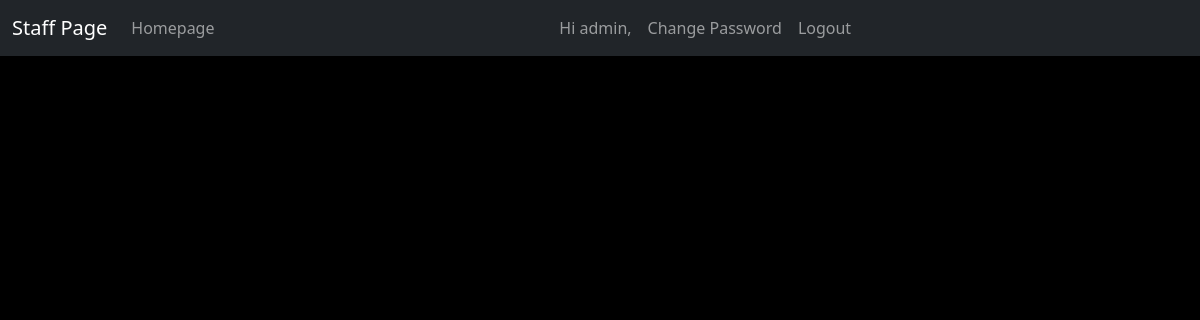
The page /staff/table/ (signed in) on the database as committed earlier.
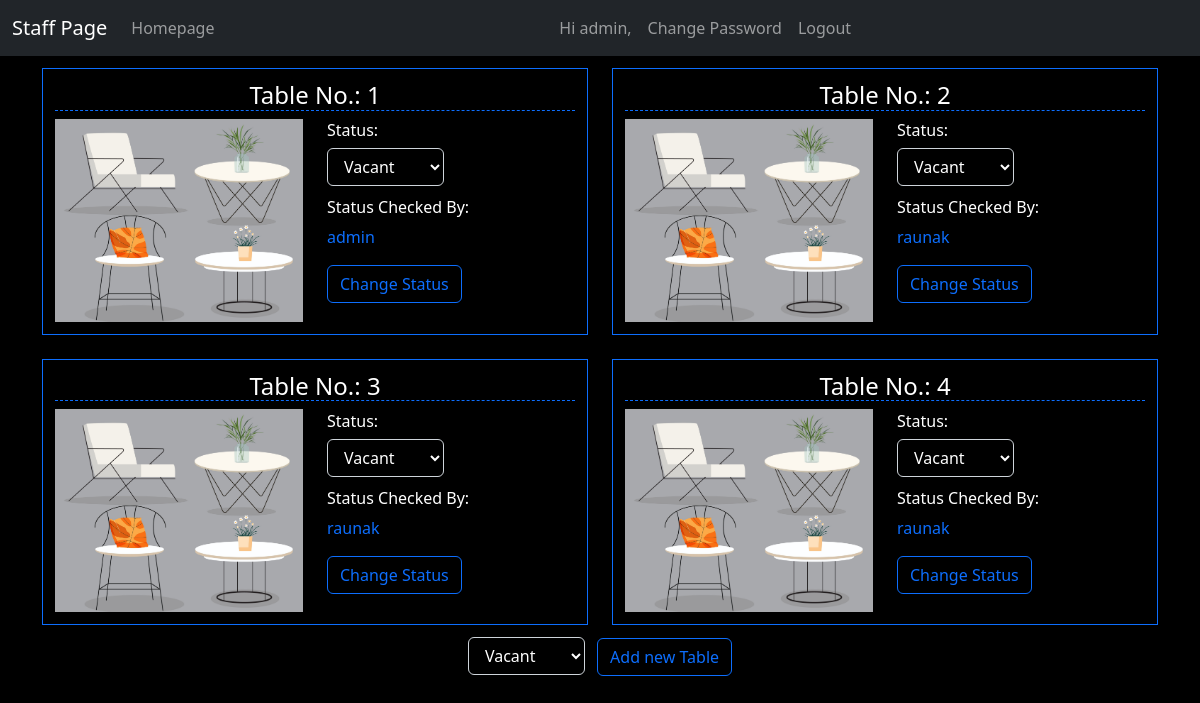
The same page on the database as committed later.
### restaurant_management_app/models.py (models this page shows)
class table_detail(models.Model):
    dateandtime = models.DateTimeField('Created At:', max_length=250)
    createdBy = models.CharField('Created By:', max_length=250)
    table_no = models.IntegerField('Table No.:')
    table_status = models.CharField('Table Status:', max_length=250)
    table_status_checked_by = models.CharField('Status Checked By:', max_length=250)

### restaurant_management_app/views.py (the view)
# urls.py: path('table/', table_mgmt, name='table-management'),
def table_mgmt(request):
    if request.method == 'POST':
        if 'username' in request.POST:
            login_anywhere(request)
        elif 'New_table_status' in request.POST:
            last_table_no = int(table_detail.objects.last().table_no)
            table_detail.objects.create(dateandtime=datetime.datetime.now().strftime("%Y-%m-%d %H:%M:%S"), createdBy=request.user.username, table_no=last_table_no+1, table_status=request.POST['New_table_status'], table_status_checked_by=request.user.username)
            messages.success(request, 'New Table Record Added Successfully.')
        else:
            table_id = request.POST['table_id']
            messages.success(request, f'Status of Table No. {table_id} was changed from {table_detail.objects.get(table_no=table_id).table_status} to {request.POST["table_status_change"]}')
            table_detail.objects.filter(table_no=table_id).update(table_status=request.POST['table_status_change'])
        tables = table_detail.objects.all()
        if str(request.user.groups.filter(name='management')) == "<QuerySet [<Group: management>]>" or str(request.user.groups.filter(name='super-management')) == "<QuerySet [<Group: super-management>]>":
                context = {'group': 'has_group', 'tables': tables}
        else:
            context = {'tables': tables}
        return render(request, 'staff/table_mgmt.html', context)
    else:
        tables = table_detail.objects.all()
        if str(request.user.groups.filter(name='management')) == "<QuerySet [<Group: management>]>" or str(request.user.groups.filter(name='super-management')) == "<QuerySet [<Group: super-management>]>":
                context = {'group': 'has_group', 'tables': tables}
        else:
            context = {'tables':tables}
        return render(request, 'staff/table_mgmt.html', context)

### restaurant_management_app/templates/staff/table_mgmt.html (shortened to what this page needs)
<html lang="en">
<head>
    <link href="https://cdn.jsdelivr.net/npm/bootstrap@5.2.0-beta1/dist/css/bootstrap.min.css" rel="stylesheet"
>
    <link href="https://cdn.jsdelivr.net/npm/bootstrap-icons@1.4.1/font/bootstrap-icons.css" rel="stylesheet">
</head>
<body style="background: #000;">
    {% load static %}
    <main>
        <section class="nav-section">
            {% include 'staff/navbar.html' %}
        </section>
        {% if user.is_authenticated %}
            {% if tables %}
                <div class="tables-section">
                    <div class="container">
                        <div class="row">
                            {% for table in tables %}
                                <div class="col-lg-6 col-md-6 col-sm-12 col-xs-12">
                                    <div class="tables-div">
                                        <div class="row">
                                            <div class="col-12">
                                                <h4 style="border-bottom: 1px dashed rgb(13, 110, 253); text-align:center;">Table No.: {{ table.table_no }}</h4>
                                            </div>
                                            <div class="col-6">
                                                <center>
                                                    <img src="{% static 'images/tableChairs.jpg' %}" width="100%" height="auto" alt="">
                                                </center>
                                            </div>
                                            <div style="display: grid; align-content: center;" class="col-6">
                                                <form method="post">
                                                    <h6>Status:</h6>
                                                    {% if table.table_status == 'Vacant' %}
                                                        <select name="table_status_change" id="table_status">
                                                            <option>Vacant</option>
                                                        </select>
                                                    {% elif table.table_status == 'Occupied' %}
                                                        <select name="table_status_change" id="table_status">
                                                            <option>Occupied</option>
                                                            <option>Reserved</option>
                                                            <option>Vacant</option>
                                                        </select>
                                                    {% else %}
                                                        <select name="table_status_change" id="table_status">
                                                            <option>Reserved</option>
                                                            <option>Occupied</option>
                                                            <option>Vacant</option>
                                                        </select>
                                                    {% endif %}
                                                    <div>
                                                        <h6 style="margin-top: 12px;">Status Checked By: </h6>
                                                        <p style="color: rgb(13, 110, 253);">{{ table.table_status_checked_by }}</p>
                                                    </div>
                                                    {% if group %}
                                                        <button type="submit" class="btn btn-outline-primary">Change Status</button>
                                                    {% endif %}
                                                </form>
                                            </div>
                                        </div>
                                    </div>
                                </div>
                            {% endfor %}
                        </div>
                        {% if group %}
                            <div class="col-12">
                                <form method="post">
                                    <center>
                                        <select name="New_table_status" id="table_status">
                                            <option>Vacant</option>
                                        </select>
                                        <button style="margin-left: 8px; margin-top: -2px !important;" class="btn btn-outline-primary">Add new Table</button>
                                    </center>
                                </form>
                            </div>
                        {% endif %}
                    </div>
                </div>
            {% endif %}
        {% else %}
            {% include 'staff/not_logged_in.html' %}
        {% endif %}
    </main>
</body>
</html>

### restaurant_management_app/templates/staff/navbar.html (shortened to what this page needs)
<nav class="navbar navbar-expand-lg navbar-dark bg-dark">
    <div class="container-fluid">
        <a class="navbar-brand">Staff Page</a>
        <div class="collapse navbar-collapse" id="navbarSupportedContent">
            <ul class="navbar-nav me-auto mb-2 mb-lg-0">
                <li class="nav-item">
                    <a class="nav-link" href="{% url 'logIn_staff' %}">Homepage</a>
                </li>
            </ul>
            {% if user.is_authenticated %}
                <ul class="navbar-nav me-auto mb-2 mb-lg-0">
                    <li class="nav-item">
                        <a class="nav-link">Hi {{ user.username }},</a>
                    </li>
                    <li class="nav-item">
                        <a class="nav-link" href="{% url 'change-password' %}">Change Password</a>
                    </li>
                    <li class="nav-item">
                        <a class="nav-link" href="{% url 'logout' %}">Logout</a>
                    </li>
                </ul>
            {% endif %}
        </div>
    </div>
</nav>

### restaurant_management_app/templates/staff/table_mgmt.html (style rules this page uses)
body { color: #fff; }
option { background-color: #000; color: #fff; }
.tables-div { padding: 12px !important; border: 1px solid rgb(13, 110, 253) !important; margin-top: 12px !important; margin-bottom: 12px !important; }
#table_status { padding: 0.375rem 0.75rem; font-size: 1rem; font-weight: 400; line-height: 1.5; background-clip: padding-box; border: 1px solid #ced4da; border-radius: 0.375rem; transition: border-color .15s ease-in-out,box-shadow .15s ease-in-out; background-color: #000; color: #fff; }

Rows that differ between the two databases and show on the page:
added table_detail: table_no "1", table_status_checked_by "admin"
added table_detail: table_no "2", table_status_checked_by "raunak"
added table_detail: table_no "3", table_status_checked_by "raunak"
added table_detail: table_no "4", table_status_checked_by "raunak"
Other text that changed with them:
form field New_table_status: (not shown) → "Vacant"
text now shown: "Add new Table"
